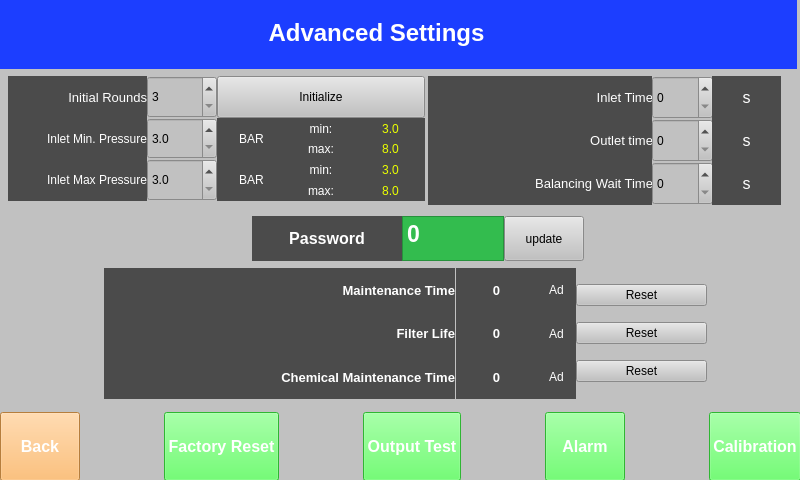
<?xml version="1.0" encoding="UTF-8"?>
<ui version="4.0">
 <class>Form</class>
 <widget class="QWidget" name="Form">
  <property name="geometry">
   <rect>
    <x>0</x>
    <y>0</y>
    <width>800</width>
    <height>480</height>
   </rect>
  </property>
  <property name="windowTitle">
   <string>Form</string>
  </property>
  <property name="styleSheet">
   <string notr="true">background-color: rgb(193, 193, 193);</string>
  </property>
  <widget class="QWidget" name="horizontalLayoutWidget">
   <property name="geometry">
    <rect>
     <x>252</x>
     <y>216</y>
     <width>332</width>
     <height>45</height>
    </rect>
   </property>
   <layout class="QHBoxLayout" name="horizontalLayout_2" stretch="0,0,0">
    <property name="spacing">
     <number>0</number>
    </property>
    <item>
     <widget class="QLabel" name="label">
      <property name="sizePolicy">
       <sizepolicy hsizetype="Preferred" vsizetype="Minimum">
        <horstretch>0</horstretch>
        <verstretch>0</verstretch>
       </sizepolicy>
      </property>
      <property name="minimumSize">
       <size>
        <width>150</width>
        <height>0</height>
       </size>
      </property>
      <property name="font">
       <font>
        <pointsize>12</pointsize>
        <weight>75</weight>
        <bold>true</bold>
       </font>
      </property>
      <property name="styleSheet">
       <string notr="true">color: rgb(255, 255, 255);
background-color: rgb(75, 75, 75);</string>
      </property>
      <property name="text">
       <string>Password</string>
      </property>
      <property name="alignment">
       <set>Qt::AlignCenter</set>
      </property>
     </widget>
    </item>
    <item>
     <widget class="QPlainTextEdit" name="password">
      <property name="sizePolicy">
       <sizepolicy hsizetype="Expanding" vsizetype="Fixed">
        <horstretch>0</horstretch>
        <verstretch>0</verstretch>
       </sizepolicy>
      </property>
      <property name="font">
       <font>
        <pointsize>17</pointsize>
        <weight>75</weight>
        <bold>true</bold>
       </font>
      </property>
      <property name="styleSheet">
       <string notr="true">color: rgb(255, 255, 255);
background-color: rgb(51, 188, 78);</string>
      </property>
      <property name="inputMethodHints">
       <set>Qt::ImhDigitsOnly</set>
      </property>
      <property name="verticalScrollBarPolicy">
       <enum>Qt::ScrollBarAlwaysOff</enum>
      </property>
      <property name="horizontalScrollBarPolicy">
       <enum>Qt::ScrollBarAlwaysOff</enum>
      </property>
      <property name="plainText">
       <string>0</string>
      </property>
     </widget>
    </item>
    <item>
     <widget class="QPushButton" name="update_pass">
      <property name="sizePolicy">
       <sizepolicy hsizetype="Minimum" vsizetype="Expanding">
        <horstretch>0</horstretch>
        <verstretch>0</verstretch>
       </sizepolicy>
      </property>
      <property name="text">
       <string>update</string>
      </property>
     </widget>
    </item>
   </layout>
  </widget>
  <widget class="QWidget" name="verticalLayoutWidget">
   <property name="geometry">
    <rect>
     <x>104</x>
     <y>268</y>
     <width>351</width>
     <height>131</height>
    </rect>
   </property>
   <property name="styleSheet">
    <string notr="true">color: rgb(255, 255, 255);
background-color: rgb(75, 75, 75);</string>
   </property>
   <layout class="QVBoxLayout" name="verticalLayout">
    <property name="spacing">
     <number>0</number>
    </property>
    <item>
     <widget class="QLabel" name="label_3">
      <property name="font">
       <font>
        <pointsize>10</pointsize>
        <weight>75</weight>
        <bold>true</bold>
       </font>
      </property>
      <property name="styleSheet">
       <string notr="true">color: rgb(255, 255, 255);
background-color: rgb(75, 75, 75);</string>
      </property>
      <property name="text">
       <string>Maintenance Time</string>
      </property>
      <property name="alignment">
       <set>Qt::AlignRight|Qt::AlignTrailing|Qt::AlignVCenter</set>
      </property>
     </widget>
    </item>
    <item>
     <widget class="QLabel" name="label_4">
      <property name="font">
       <font>
        <pointsize>10</pointsize>
        <weight>75</weight>
        <bold>true</bold>
       </font>
      </property>
      <property name="styleSheet">
       <string notr="true">color: rgb(255, 255, 255);
background-color: rgb(75, 75, 75);</string>
      </property>
      <property name="text">
       <string>Filter Life</string>
      </property>
      <property name="alignment">
       <set>Qt::AlignRight|Qt::AlignTrailing|Qt::AlignVCenter</set>
      </property>
     </widget>
    </item>
    <item>
     <widget class="QLabel" name="label_5">
      <property name="font">
       <font>
        <pointsize>10</pointsize>
        <weight>75</weight>
        <bold>true</bold>
       </font>
      </property>
      <property name="styleSheet">
       <string notr="true">color: rgb(255, 255, 255);
background-color: rgb(75, 75, 75);</string>
      </property>
      <property name="text">
       <string>Chemical Maintenance Time</string>
      </property>
      <property name="alignment">
       <set>Qt::AlignRight|Qt::AlignTrailing|Qt::AlignVCenter</set>
      </property>
     </widget>
    </item>
   </layout>
  </widget>
  <widget class="QWidget" name="verticalLayoutWidget_2">
   <property name="geometry">
    <rect>
     <x>456</x>
     <y>268</y>
     <width>81</width>
     <height>131</height>
    </rect>
   </property>
   <property name="styleSheet">
    <string notr="true">color: rgb(255, 255, 255);
background-color: rgb(75, 75, 75);</string>
   </property>
   <layout class="QVBoxLayout" name="verticalLayout_2">
    <property name="spacing">
     <number>0</number>
    </property>
    <item>
     <widget class="QLabel" name="label_6">
      <property name="font">
       <font>
        <pointsize>10</pointsize>
        <weight>75</weight>
        <bold>true</bold>
       </font>
      </property>
      <property name="styleSheet">
       <string notr="true">color: rgb(255, 255, 255);
background-color: rgb(75, 75, 75);</string>
      </property>
      <property name="text">
       <string>0</string>
      </property>
      <property name="alignment">
       <set>Qt::AlignCenter</set>
      </property>
     </widget>
    </item>
    <item>
     <widget class="QLabel" name="label_7">
      <property name="font">
       <font>
        <pointsize>10</pointsize>
        <weight>75</weight>
        <bold>true</bold>
       </font>
      </property>
      <property name="styleSheet">
       <string notr="true">color: rgb(255, 255, 255);
background-color: rgb(75, 75, 75);</string>
      </property>
      <property name="text">
       <string>0</string>
      </property>
      <property name="alignment">
       <set>Qt::AlignCenter</set>
      </property>
     </widget>
    </item>
    <item>
     <widget class="QLabel" name="label_8">
      <property name="font">
       <font>
        <pointsize>10</pointsize>
        <weight>75</weight>
        <bold>true</bold>
       </font>
      </property>
      <property name="styleSheet">
       <string notr="true">color: rgb(255, 255, 255);
background-color: rgb(75, 75, 75);</string>
      </property>
      <property name="text">
       <string>0</string>
      </property>
      <property name="alignment">
       <set>Qt::AlignCenter</set>
      </property>
     </widget>
    </item>
   </layout>
  </widget>
  <widget class="QWidget" name="verticalLayoutWidget_3">
   <property name="geometry">
    <rect>
     <x>536</x>
     <y>268</y>
     <width>41</width>
     <height>131</height>
    </rect>
   </property>
   <property name="styleSheet">
    <string notr="true">color: rgb(255, 255, 255);
background-color: rgb(75, 75, 75);</string>
   </property>
   <layout class="QVBoxLayout" name="verticalLayout_3">
    <property name="spacing">
     <number>0</number>
    </property>
    <item>
     <widget class="QLabel" name="label_9">
      <property name="styleSheet">
       <string notr="true">color: rgb(255, 255, 255);
background-color: rgb(75, 75, 75);</string>
      </property>
      <property name="text">
       <string>Ad</string>
      </property>
      <property name="alignment">
       <set>Qt::AlignCenter</set>
      </property>
     </widget>
    </item>
    <item>
     <widget class="QLabel" name="label_10">
      <property name="styleSheet">
       <string notr="true">color: rgb(255, 255, 255);
background-color: rgb(75, 75, 75);</string>
      </property>
      <property name="text">
       <string>Ad</string>
      </property>
      <property name="alignment">
       <set>Qt::AlignCenter</set>
      </property>
     </widget>
    </item>
    <item>
     <widget class="QLabel" name="label_11">
      <property name="styleSheet">
       <string notr="true">color: rgb(255, 255, 255);
background-color: rgb(75, 75, 75);</string>
      </property>
      <property name="text">
       <string>Ad</string>
      </property>
      <property name="alignment">
       <set>Qt::AlignCenter</set>
      </property>
     </widget>
    </item>
   </layout>
  </widget>
  <widget class="QWidget" name="verticalLayoutWidget_4">
   <property name="geometry">
    <rect>
     <x>576</x>
     <y>268</y>
     <width>131</width>
     <height>131</height>
    </rect>
   </property>
   <layout class="QVBoxLayout" name="verticalLayout_4">
    <property name="spacing">
     <number>0</number>
    </property>
    <item>
     <widget class="QPushButton" name="pushButton_6">
      <property name="text">
       <string>Reset</string>
      </property>
     </widget>
    </item>
    <item>
     <widget class="QPushButton" name="pushButton_7">
      <property name="text">
       <string>Reset</string>
      </property>
     </widget>
    </item>
    <item>
     <widget class="QPushButton" name="pushButton_8">
      <property name="text">
       <string>Reset</string>
      </property>
     </widget>
    </item>
   </layout>
  </widget>
  <widget class="QWidget" name="verticalLayoutWidget_14">
   <property name="geometry">
    <rect>
     <x>428</x>
     <y>76</y>
     <width>225</width>
     <height>129</height>
    </rect>
   </property>
   <layout class="QVBoxLayout" name="barsetting_3">
    <property name="spacing">
     <number>0</number>
    </property>
    <item>
     <widget class="QLabel" name="start_press_3">
      <property name="font">
       <font>
        <family>Arial</family>
        <pointsize>10</pointsize>
       </font>
      </property>
      <property name="styleSheet">
       <string notr="true">color: rgb(255, 255, 255);
background-color: rgb(75, 75, 75);</string>
      </property>
      <property name="text">
       <string>Inlet Time</string>
      </property>
      <property name="alignment">
       <set>Qt::AlignRight|Qt::AlignTrailing|Qt::AlignVCenter</set>
      </property>
     </widget>
    </item>
    <item>
     <widget class="QLabel" name="stop_press_5">
      <property name="font">
       <font>
        <family>Arial</family>
        <pointsize>10</pointsize>
       </font>
      </property>
      <property name="styleSheet">
       <string notr="true">color: rgb(255, 255, 255);
background-color: rgb(75, 75, 75);</string>
      </property>
      <property name="text">
       <string>Outlet time</string>
      </property>
      <property name="alignment">
       <set>Qt::AlignRight|Qt::AlignTrailing|Qt::AlignVCenter</set>
      </property>
     </widget>
    </item>
    <item>
     <widget class="QLabel" name="stop_press_6">
      <property name="font">
       <font>
        <family>Arial</family>
        <pointsize>10</pointsize>
       </font>
      </property>
      <property name="styleSheet">
       <string notr="true">color: rgb(255, 255, 255);
background-color: rgb(75, 75, 75);</string>
      </property>
      <property name="text">
       <string>Balancing Wait Time</string>
      </property>
      <property name="alignment">
       <set>Qt::AlignRight|Qt::AlignTrailing|Qt::AlignVCenter</set>
      </property>
     </widget>
    </item>
   </layout>
  </widget>
  <widget class="QWidget" name="verticalLayoutWidget_15">
   <property name="geometry">
    <rect>
     <x>652</x>
     <y>76</y>
     <width>61</width>
     <height>129</height>
    </rect>
   </property>
   <layout class="QVBoxLayout" name="barsetting_4">
    <property name="spacing">
     <number>0</number>
    </property>
    <item>
     <widget class="QDoubleSpinBox" name="inlet_time">
      <property name="sizePolicy">
       <sizepolicy hsizetype="Expanding" vsizetype="Expanding">
        <horstretch>0</horstretch>
        <verstretch>0</verstretch>
       </sizepolicy>
      </property>
      <property name="decimals">
       <number>0</number>
      </property>
      <property name="maximum">
       <double>60.000000000000000</double>
      </property>
      <property name="singleStep">
       <double>1.000000000000000</double>
      </property>
     </widget>
    </item>
    <item>
     <widget class="QDoubleSpinBox" name="outlet_time">
      <property name="sizePolicy">
       <sizepolicy hsizetype="Expanding" vsizetype="Expanding">
        <horstretch>0</horstretch>
        <verstretch>0</verstretch>
       </sizepolicy>
      </property>
      <property name="decimals">
       <number>0</number>
      </property>
      <property name="maximum">
       <double>60.000000000000000</double>
      </property>
      <property name="singleStep">
       <double>1.000000000000000</double>
      </property>
     </widget>
    </item>
    <item>
     <widget class="QDoubleSpinBox" name="balance_wait">
      <property name="sizePolicy">
       <sizepolicy hsizetype="Expanding" vsizetype="Expanding">
        <horstretch>0</horstretch>
        <verstretch>0</verstretch>
       </sizepolicy>
      </property>
      <property name="decimals">
       <number>0</number>
      </property>
      <property name="maximum">
       <double>60.000000000000000</double>
      </property>
      <property name="singleStep">
       <double>1.000000000000000</double>
      </property>
     </widget>
    </item>
   </layout>
  </widget>
  <widget class="QWidget" name="verticalLayoutWidget_16">
   <property name="geometry">
    <rect>
     <x>712</x>
     <y>76</y>
     <width>69</width>
     <height>129</height>
    </rect>
   </property>
   <layout class="QVBoxLayout" name="barsetting_5">
    <property name="spacing">
     <number>0</number>
    </property>
    <item>
     <widget class="QLabel" name="start_press_5">
      <property name="font">
       <font>
        <family>Arial</family>
        <pointsize>12</pointsize>
       </font>
      </property>
      <property name="styleSheet">
       <string notr="true">color: rgb(255, 255, 255);
background-color: rgb(75, 75, 75);</string>
      </property>
      <property name="text">
       <string>s</string>
      </property>
      <property name="alignment">
       <set>Qt::AlignCenter</set>
      </property>
     </widget>
    </item>
    <item>
     <widget class="QLabel" name="stop_press_9">
      <property name="font">
       <font>
        <family>Arial</family>
        <pointsize>12</pointsize>
       </font>
      </property>
      <property name="styleSheet">
       <string notr="true">color: rgb(255, 255, 255);
background-color: rgb(75, 75, 75);</string>
      </property>
      <property name="text">
       <string>s</string>
      </property>
      <property name="alignment">
       <set>Qt::AlignCenter</set>
      </property>
     </widget>
    </item>
    <item>
     <widget class="QLabel" name="stop_press_10">
      <property name="font">
       <font>
        <family>Arial</family>
        <pointsize>12</pointsize>
       </font>
      </property>
      <property name="styleSheet">
       <string notr="true">color: rgb(255, 255, 255);
background-color: rgb(75, 75, 75);</string>
      </property>
      <property name="text">
       <string>s</string>
      </property>
      <property name="alignment">
       <set>Qt::AlignCenter</set>
      </property>
     </widget>
    </item>
   </layout>
  </widget>
  <widget class="QLabel" name="label_12">
   <property name="geometry">
    <rect>
     <x>-44</x>
     <y>-4</y>
     <width>841</width>
     <height>73</height>
    </rect>
   </property>
   <property name="font">
    <font>
     <pointsize>18</pointsize>
     <weight>75</weight>
     <bold>true</bold>
    </font>
   </property>
   <property name="styleSheet">
    <string notr="true">color: rgb(255, 255, 255);
background-color: rgb(28, 62, 255);</string>
   </property>
   <property name="text">
    <string>Advanced Settings</string>
   </property>
   <property name="alignment">
    <set>Qt::AlignCenter</set>
   </property>
  </widget>
  <widget class="QLabel" name="label_13">
   <property name="geometry">
    <rect>
     <x>0</x>
     <y>412</y>
     <width>801</width>
     <height>69</height>
    </rect>
   </property>
   <property name="styleSheet">
    <string notr="true">background-color: rgb(100, 100, 100);</string>
   </property>
   <property name="text">
    <string/>
   </property>
  </widget>
  <widget class="QWidget" name="horizontalLayoutWidget_3">
   <property name="geometry">
    <rect>
     <x>0</x>
     <y>412</y>
     <width>801</width>
     <height>69</height>
    </rect>
   </property>
   <layout class="QHBoxLayout" name="horizontalLayout_3">
    <item>
     <widget class="QPushButton" name="back">
      <property name="sizePolicy">
       <sizepolicy hsizetype="Expanding" vsizetype="Expanding">
        <horstretch>0</horstretch>
        <verstretch>0</verstretch>
       </sizepolicy>
      </property>
      <property name="font">
       <font>
        <pointsize>12</pointsize>
        <weight>75</weight>
        <bold>true</bold>
       </font>
      </property>
      <property name="styleSheet">
       <string notr="true">background-color: rgb(255, 176, 85);
color: rgb(255, 255, 255);</string>
      </property>
      <property name="text">
       <string>Back</string>
      </property>
     </widget>
    </item>
    <item>
     <spacer name="horizontalSpacer">
      <property name="orientation">
       <enum>Qt::Horizontal</enum>
      </property>
      <property name="sizeHint" stdset="0">
       <size>
        <width>40</width>
        <height>20</height>
       </size>
      </property>
     </spacer>
    </item>
    <item>
     <widget class="QPushButton" name="factory_reset">
      <property name="sizePolicy">
       <sizepolicy hsizetype="Expanding" vsizetype="Expanding">
        <horstretch>0</horstretch>
        <verstretch>0</verstretch>
       </sizepolicy>
      </property>
      <property name="font">
       <font>
        <pointsize>12</pointsize>
        <weight>75</weight>
        <bold>true</bold>
       </font>
      </property>
      <property name="styleSheet">
       <string notr="true">background-color: rgb(66, 255, 72);
color: rgb(255, 255, 255);</string>
      </property>
      <property name="text">
       <string>Factory Reset</string>
      </property>
     </widget>
    </item>
    <item>
     <spacer name="horizontalSpacer_2">
      <property name="orientation">
       <enum>Qt::Horizontal</enum>
      </property>
      <property name="sizeHint" stdset="0">
       <size>
        <width>40</width>
        <height>20</height>
       </size>
      </property>
     </spacer>
    </item>
    <item>
     <widget class="QPushButton" name="Output_test">
      <property name="sizePolicy">
       <sizepolicy hsizetype="Expanding" vsizetype="Expanding">
        <horstretch>0</horstretch>
        <verstretch>0</verstretch>
       </sizepolicy>
      </property>
      <property name="font">
       <font>
        <pointsize>12</pointsize>
        <weight>75</weight>
        <bold>true</bold>
       </font>
      </property>
      <property name="styleSheet">
       <string notr="true">background-color: rgb(66, 255, 72);
color: rgb(255, 255, 255);</string>
      </property>
      <property name="text">
       <string>Output Test</string>
      </property>
     </widget>
    </item>
    <item>
     <spacer name="horizontalSpacer_3">
      <property name="orientation">
       <enum>Qt::Horizontal</enum>
      </property>
      <property name="sizeHint" stdset="0">
       <size>
        <width>40</width>
        <height>20</height>
       </size>
      </property>
     </spacer>
    </item>
    <item>
     <widget class="QPushButton" name="Alarm">
      <property name="sizePolicy">
       <sizepolicy hsizetype="Expanding" vsizetype="Expanding">
        <horstretch>0</horstretch>
        <verstretch>0</verstretch>
       </sizepolicy>
      </property>
      <property name="font">
       <font>
        <pointsize>12</pointsize>
        <weight>75</weight>
        <bold>true</bold>
       </font>
      </property>
      <property name="styleSheet">
       <string notr="true">background-color: rgb(66, 255, 72);
color: rgb(255, 255, 255);</string>
      </property>
      <property name="text">
       <string>Alarm</string>
      </property>
     </widget>
    </item>
    <item>
     <spacer name="horizontalSpacer_4">
      <property name="orientation">
       <enum>Qt::Horizontal</enum>
      </property>
      <property name="sizeHint" stdset="0">
       <size>
        <width>40</width>
        <height>20</height>
       </size>
      </property>
     </spacer>
    </item>
    <item>
     <widget class="QPushButton" name="Calibration">
      <property name="sizePolicy">
       <sizepolicy hsizetype="Expanding" vsizetype="Expanding">
        <horstretch>0</horstretch>
        <verstretch>0</verstretch>
       </sizepolicy>
      </property>
      <property name="font">
       <font>
        <pointsize>12</pointsize>
        <weight>75</weight>
        <bold>true</bold>
       </font>
      </property>
      <property name="styleSheet">
       <string notr="true">background-color: rgb(66, 255, 72);
color: rgb(255, 255, 255);</string>
      </property>
      <property name="text">
       <string>Calibration</string>
      </property>
     </widget>
    </item>
   </layout>
  </widget>
  <widget class="QWidget" name="gridLayoutWidget">
   <property name="geometry">
    <rect>
     <x>8</x>
     <y>76</y>
     <width>417</width>
     <height>125</height>
    </rect>
   </property>
   <layout class="QGridLayout" name="gridLayout" columnstretch="2,1,1,1,1">
    <property name="spacing">
     <number>0</number>
    </property>
    <item row="0" column="1">
     <widget class="QDoubleSpinBox" name="initial_rounds">
      <property name="sizePolicy">
       <sizepolicy hsizetype="Expanding" vsizetype="Expanding">
        <horstretch>0</horstretch>
        <verstretch>0</verstretch>
       </sizepolicy>
      </property>
      <property name="decimals">
       <number>0</number>
      </property>
      <property name="minimum">
       <double>3.000000000000000</double>
      </property>
      <property name="maximum">
       <double>8.000000000000000</double>
      </property>
      <property name="singleStep">
       <double>1.000000000000000</double>
      </property>
     </widget>
    </item>
    <item row="1" column="3">
     <layout class="QVBoxLayout" name="minmax_start_label_4">
      <property name="spacing">
       <number>0</number>
      </property>
      <item>
       <widget class="QLabel" name="start_min_5">
        <property name="styleSheet">
         <string notr="true">color: rgb(255, 255, 255);
background-color: rgb(75, 75, 75);</string>
        </property>
        <property name="text">
         <string>min:</string>
        </property>
        <property name="alignment">
         <set>Qt::AlignCenter</set>
        </property>
       </widget>
      </item>
      <item>
       <widget class="QLabel" name="start_max_5">
        <property name="styleSheet">
         <string notr="true">color: rgb(255, 255, 255);
background-color: rgb(75, 75, 75);</string>
        </property>
        <property name="text">
         <string>max:</string>
        </property>
        <property name="alignment">
         <set>Qt::AlignCenter</set>
        </property>
       </widget>
      </item>
     </layout>
    </item>
    <item row="1" column="2">
     <widget class="QLabel" name="barlabel1">
      <property name="font">
       <font>
        <family>Arial</family>
        <pointsize>9</pointsize>
       </font>
      </property>
      <property name="styleSheet">
       <string notr="true">color: rgb(255, 255, 255);
background-color: rgb(75, 75, 75);</string>
      </property>
      <property name="text">
       <string>BAR</string>
      </property>
      <property name="alignment">
       <set>Qt::AlignCenter</set>
      </property>
     </widget>
    </item>
    <item row="1" column="0">
     <widget class="QLabel" name="stop_press_2">
      <property name="font">
       <font>
        <family>Arial</family>
        <pointsize>9</pointsize>
       </font>
      </property>
      <property name="styleSheet">
       <string notr="true">color: rgb(255, 255, 255);
background-color: rgb(75, 75, 75);</string>
      </property>
      <property name="text">
       <string>Inlet Min. Pressure</string>
      </property>
      <property name="alignment">
       <set>Qt::AlignRight|Qt::AlignTrailing|Qt::AlignVCenter</set>
      </property>
     </widget>
    </item>
    <item row="2" column="0">
     <widget class="QLabel" name="stop_press_3">
      <property name="font">
       <font>
        <family>Arial</family>
        <pointsize>9</pointsize>
       </font>
      </property>
      <property name="styleSheet">
       <string notr="true">color: rgb(255, 255, 255);
background-color: rgb(75, 75, 75);</string>
      </property>
      <property name="text">
       <string>Inlet Max Pressure</string>
      </property>
      <property name="alignment">
       <set>Qt::AlignRight|Qt::AlignTrailing|Qt::AlignVCenter</set>
      </property>
     </widget>
    </item>
    <item row="2" column="3">
     <layout class="QVBoxLayout" name="minmax_start_label_5">
      <property name="spacing">
       <number>0</number>
      </property>
      <item>
       <widget class="QLabel" name="start_min_6">
        <property name="styleSheet">
         <string notr="true">color: rgb(255, 255, 255);
background-color: rgb(75, 75, 75);</string>
        </property>
        <property name="text">
         <string>min:</string>
        </property>
        <property name="alignment">
         <set>Qt::AlignCenter</set>
        </property>
       </widget>
      </item>
      <item>
       <widget class="QLabel" name="start_max_6">
        <property name="styleSheet">
         <string notr="true">color: rgb(255, 255, 255);
background-color: rgb(75, 75, 75);</string>
        </property>
        <property name="text">
         <string>max:</string>
        </property>
        <property name="alignment">
         <set>Qt::AlignCenter</set>
        </property>
       </widget>
      </item>
     </layout>
    </item>
    <item row="1" column="1">
     <widget class="QDoubleSpinBox" name="initial_press">
      <property name="sizePolicy">
       <sizepolicy hsizetype="Expanding" vsizetype="Expanding">
        <horstretch>0</horstretch>
        <verstretch>0</verstretch>
       </sizepolicy>
      </property>
      <property name="decimals">
       <number>1</number>
      </property>
      <property name="minimum">
       <double>3.000000000000000</double>
      </property>
      <property name="maximum">
       <double>8.000000000000000</double>
      </property>
      <property name="singleStep">
       <double>0.100000000000000</double>
      </property>
     </widget>
    </item>
    <item row="2" column="1">
     <widget class="QDoubleSpinBox" name="final_press">
      <property name="sizePolicy">
       <sizepolicy hsizetype="Expanding" vsizetype="Expanding">
        <horstretch>0</horstretch>
        <verstretch>0</verstretch>
       </sizepolicy>
      </property>
      <property name="decimals">
       <number>1</number>
      </property>
      <property name="minimum">
       <double>3.000000000000000</double>
      </property>
      <property name="maximum">
       <double>8.000000000000000</double>
      </property>
      <property name="singleStep">
       <double>0.100000000000000</double>
      </property>
     </widget>
    </item>
    <item row="2" column="2">
     <widget class="QLabel" name="barlabel1_2">
      <property name="font">
       <font>
        <family>Arial</family>
        <pointsize>9</pointsize>
       </font>
      </property>
      <property name="styleSheet">
       <string notr="true">color: rgb(255, 255, 255);
background-color: rgb(75, 75, 75);</string>
      </property>
      <property name="text">
       <string>BAR</string>
      </property>
      <property name="alignment">
       <set>Qt::AlignCenter</set>
      </property>
     </widget>
    </item>
    <item row="0" column="0">
     <widget class="QLabel" name="start_press_2">
      <property name="font">
       <font>
        <family>Arial</family>
        <pointsize>10</pointsize>
       </font>
      </property>
      <property name="styleSheet">
       <string notr="true">color: rgb(255, 255, 255);
background-color: rgb(75, 75, 75);</string>
      </property>
      <property name="text">
       <string>Initial Rounds</string>
      </property>
      <property name="alignment">
       <set>Qt::AlignRight|Qt::AlignTrailing|Qt::AlignVCenter</set>
      </property>
     </widget>
    </item>
    <item row="1" column="4">
     <layout class="QVBoxLayout" name="minmax_stop">
      <property name="spacing">
       <number>0</number>
      </property>
      <item>
       <widget class="QLabel" name="stop_min_2">
        <property name="styleSheet">
         <string notr="true">color: rgb(234, 255, 0);
background-color: rgb(75, 75, 75);</string>
        </property>
        <property name="inputMethodHints">
         <set>Qt::ImhDigitsOnly</set>
        </property>
        <property name="text">
         <string>3.0</string>
        </property>
        <property name="alignment">
         <set>Qt::AlignCenter</set>
        </property>
       </widget>
      </item>
      <item>
       <widget class="QLabel" name="stop_max_2">
        <property name="styleSheet">
         <string notr="true">color: rgb(234, 255, 0);
background-color: rgb(75, 75, 75);</string>
        </property>
        <property name="inputMethodHints">
         <set>Qt::ImhDigitsOnly</set>
        </property>
        <property name="text">
         <string>8.0</string>
        </property>
        <property name="alignment">
         <set>Qt::AlignCenter</set>
        </property>
       </widget>
      </item>
     </layout>
    </item>
    <item row="2" column="4">
     <layout class="QVBoxLayout" name="minmax_start_2">
      <property name="spacing">
       <number>0</number>
      </property>
      <item>
       <widget class="QLabel" name="start_min_7">
        <property name="styleSheet">
         <string notr="true">color: rgb(234, 255, 0);
background-color: rgb(75, 75, 75);</string>
        </property>
        <property name="inputMethodHints">
         <set>Qt::ImhDigitsOnly</set>
        </property>
        <property name="text">
         <string>3.0</string>
        </property>
        <property name="alignment">
         <set>Qt::AlignCenter</set>
        </property>
       </widget>
      </item>
      <item>
       <widget class="QLabel" name="start_max_7">
        <property name="styleSheet">
         <string notr="true">color: rgb(234, 255, 0);
background-color: rgb(75, 75, 75);</string>
        </property>
        <property name="inputMethodHints">
         <set>Qt::ImhDigitsOnly</set>
        </property>
        <property name="text">
         <string>8.0</string>
        </property>
        <property name="alignment">
         <set>Qt::AlignCenter</set>
        </property>
       </widget>
      </item>
     </layout>
    </item>
    <item row="0" column="2" colspan="3">
     <widget class="QPushButton" name="init_btn">
      <property name="sizePolicy">
       <sizepolicy hsizetype="Expanding" vsizetype="Expanding">
        <horstretch>0</horstretch>
        <verstretch>0</verstretch>
       </sizepolicy>
      </property>
      <property name="text">
       <string>Initialize</string>
      </property>
     </widget>
    </item>
   </layout>
  </widget>
  <zorder>label_13</zorder>
  <zorder>horizontalLayoutWidget</zorder>
  <zorder>verticalLayoutWidget</zorder>
  <zorder>verticalLayoutWidget_2</zorder>
  <zorder>verticalLayoutWidget_3</zorder>
  <zorder>verticalLayoutWidget_4</zorder>
  <zorder>verticalLayoutWidget_14</zorder>
  <zorder>verticalLayoutWidget_15</zorder>
  <zorder>verticalLayoutWidget_16</zorder>
  <zorder>label_12</zorder>
  <zorder>horizontalLayoutWidget_3</zorder>
  <zorder>gridLayoutWidget</zorder>
 </widget>
 <resources/>
 <connections/>
</ui>
